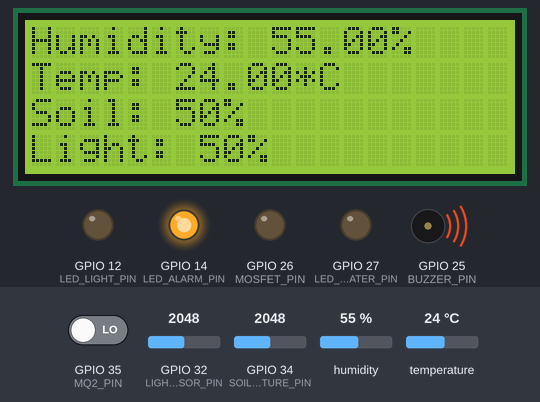
Simulated run of this sketch. Board: ESP32. Parts: 20×4 character LCD, output pins drawn as LEDs (lit = HIGH), buzzer (waves = sounding, pin HIGH). The inputs (shaded band) are chosen by the test bench; at power-on: temperature 24 °C, GPIO 32 (LIGHT_SENSOR_PIN) = 2048, GPIO 34 (SOIL_MOISTURE_PIN) = 2048, GPIO 35 (MQ2_PIN) LOW, humidity 55 %. WiFi joins after 1.5 s; servers stay silent unless stated.

Above: at 3.0 s.
3.1 s: temperature set to 20.9 °C
At 8.3 s:
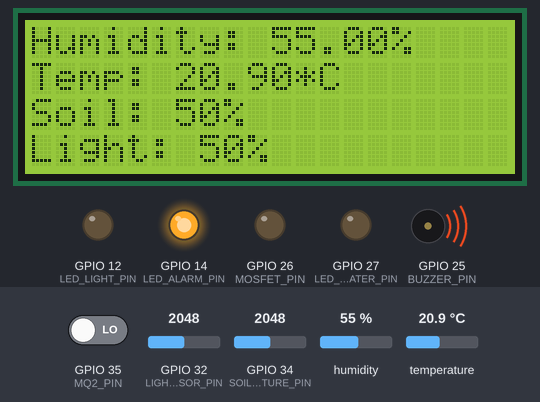
8.7 s: temperature set to 19.2 °C
At 13.1 s:
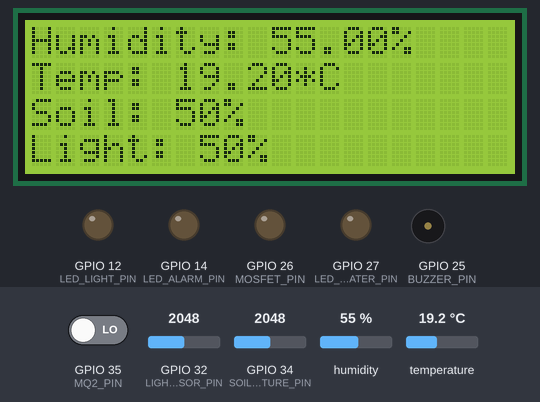
14.3 s: GPIO 32 (LIGHT_SENSOR_PIN) set to 2125
At 17.7 s:
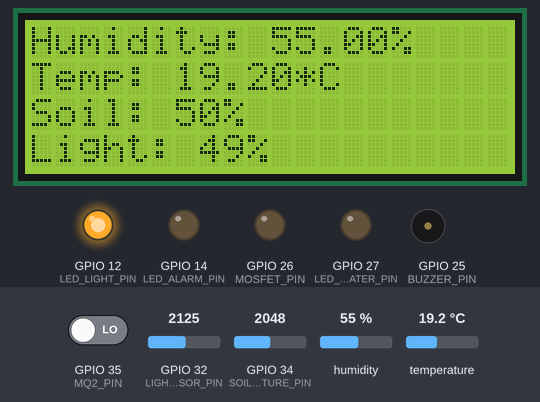
19.9 s: GPIO 34 (SOIL_MOISTURE_PIN) set to 3269
At 22.4 s:
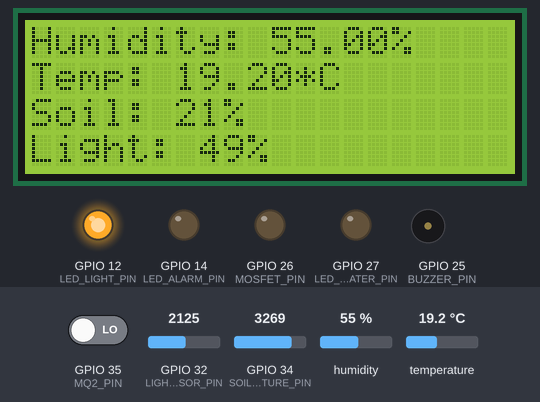
25.5 s: GPIO 34 (SOIL_MOISTURE_PIN) set to 3390
At 28.3 s:
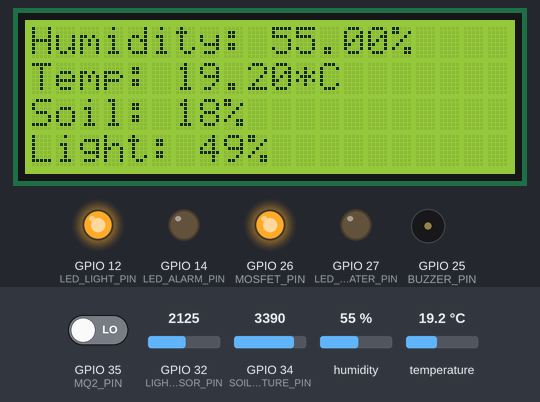
31.1 s: GPIO 32 (LIGHT_SENSOR_PIN) set to 1228
At 33.0 s:
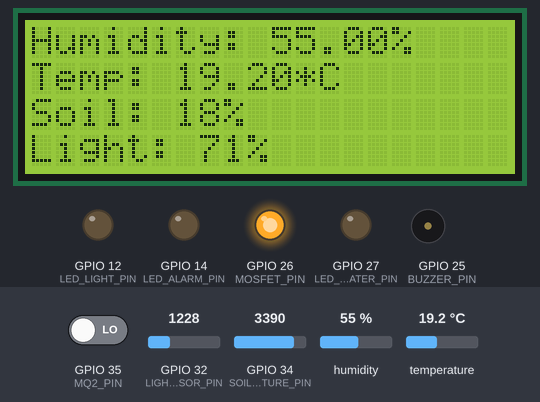
Timing chart, 0 to 34.5 s (numbered marks = the images above; inputs shaded):
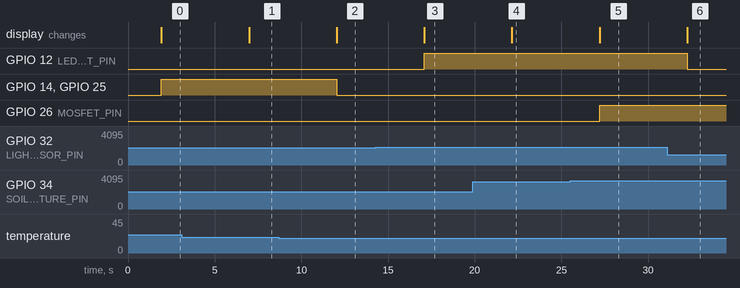

Measured:
- the behaviour switches between 20.1 and 20 °C on temperature (found by bisection; images 1 and 2)
- the behaviour switches between 2088 and 2089 on GPIO 32 (LIGHT_SENSOR_PIN) (found by bisection; images 2 and 3)
- the behaviour switches between 3316 and 3317 on GPIO 34 (SOIL_MOISTURE_PIN) (found by bisection; images 4 and 5)
- after the input at 3.1 s, the display: changes after 3.9 s (image 1)
- after the input at 8.7 s, GPIO 14 (LED_ALARM_PIN), GPIO 25 (BUZZER_PIN): HIGH → LOW after 3.3 s; the display: changes after 3.3 s (image 2)
- after the input at 14.3 s, GPIO 12 (LED_LIGHT_PIN): LOW → HIGH after 2.8 s; the display: changes after 2.8 s (image 3)
- after the input at 19.9 s, the display: changes after 2.3 s (image 4)
- after the input at 25.5 s, GPIO 26 (MOSFET_PIN): LOW → HIGH after 1.7 s; the display: changes after 1.7 s (image 5)
- after the input at 31.1 s, GPIO 12 (LED_LIGHT_PIN): HIGH → LOW after 1.2 s; the display: changes after 1.2 s (image 6)

The sketch:

main.ino
```cpp
#define BLYNK_TEMPLATE_ID "TMPL6E__WXn0g"      // Template ID for Blynk project
#define BLYNK_TEMPLATE_NAME "Project"          // Project name
#define BLYNK_AUTH_TOKEN "JuIyJmviMcMp2BBaANKRVNAds4ka3UAc"  // Blynk authentication token

#include <LiquidCrystal_I2C.h>  // LCD library for displaying data
#include <DHT.h>                // Library for DHT sensor (temperature and humidity)
#include <BlynkSimpleEsp32.h>   // Library for Blynk with ESP32

// Sensor and actuator pin definitions
#define DHTPIN 4
#define DHTTYPE DHT22           // DHT22 temperature/humidity sensor
#define SOIL_MOISTURE_PIN 34    // Soil moisture sensor
#define MQ2_PIN 35              // MQ2 gas sensor
#define LIGHT_SENSOR_PIN 32     // Light sensor
#define BUZZER_PIN 25           // Buzzer for alarms
#define LED_LIGHT_PIN 12        // LED for light indicator
#define LED_ALARM_PIN 14        // LED for alarm indicator
#define LED_HEATER_PIN 27       // LED for heater
#define MOSFET_PIN 26           // MOSFET for motor control

// Threshold values for sensors
const int SOIL_MOISTURE_THRESHOLD = 20;
const int LIGHT_THRESHOLD = 50;
const float TEMPERATURE_THRESHOLD = 18.0;

// Actuator states
bool motorState = false;
bool ledLightState = false;
bool ledHeaterState = false;

// Sensor objects and LCD display
DHT dht(DHTPIN, DHTTYPE);                  // Initialize DHT sensor
LiquidCrystal_I2C lcd(0x27, 20, 4);        // LCD with I2C address 0x27, 20x4 size

// Network credentials
char auth[] = BLYNK_AUTH_TOKEN;
char ssid[] = "Huong's Galaxy A32";        // WiFi SSID
char pass[] = "neny6424";                  // WiFi password

// Blynk virtual pins for remote control and monitoring
const int VIRTUAL_PIN_AIR_DATA = V1;       // Temperature and humidity data
const int VIRTUAL_PIN_SOIL_MOISTURE = V2;  // Soil moisture data
const int VIRTUAL_PIN_MOTOR = V3;          // Motor control
const int VIRTUAL_PIN_LIGHT = V4;          // Light control
const int VIRTUAL_PIN_HEATER = V5;         // Heater control

// Flags for manual control from Blynk app
bool motorControlledByBlynk = false;
bool ledLightControlledByBlynk = false;
bool ledHeaterControlledByBlynk = false;

// Counters for controlling actuation frequency
int motorCounter = 0;
int lightCounter = 0;
int heaterCounter = 0;

void setup() {
  dht.begin();                    // Initialize DHT sensor
  lcd.init();                     // Initialize LCD
  lcd.backlight();                // Turn on LCD backlight
  Serial.begin(115200);           // Start serial communication

  Blynk.begin(auth, ssid, pass);  // Initialize Blynk connection

  setupPins();                    // Set up pin modes
  setupStates();                  // Initialize actuator states
  setupCounters();                // Initialize counters
}

void loop() {
  Blynk.run();                    // Run Blynk to handle server communication
  lcd.clear();                    // Clear LCD display for updates

  // Read sensor values
  int soilMoisture = map(analogRead(SOIL_MOISTURE_PIN), 0, 4095, 100, 0);
  int mq2Value = digitalRead(MQ2_PIN);      // Gas sensor reading
  int lightValue = map(analogRead(LIGHT_SENSOR_PIN), 0, 4095, 100, 0);
  float humidity = dht.readHumidity();      // Humidity reading from DHT
  float temperature = dht.readTemperature();// Temperature reading from DHT

  // Display sensor values on LCD and send to Blynk
  updateLCD(humidity, temperature, soilMoisture, lightValue);
  sendToBlynk(humidity, temperature, soilMoisture);

  // Control actuators based on sensor values
  controlWatering(soilMoisture);        // Water control based on soil moisture
  controlLighting(lightValue);          // Light control based on ambient light
  handleAlarm(mq2Value, temperature);   // Alarm handling for gas or temperature
  controlHeating(temperature);          // Heating control based on temperature

  delay(5000);                          // Delay before next sensor reading
}

void setupPins() {
  // Configure pins for actuators
  pinMode(BUZZER_PIN, OUTPUT);
  pinMode(LED_LIGHT_PIN, OUTPUT);
  pinMode(LED_ALARM_PIN, OUTPUT);
  pinMode(LED_HEATER_PIN, OUTPUT);
  pinMode(MOSFET_PIN, OUTPUT);
}

void setupStates() {
  // Initialize actuator states
  motorState = false;
  ledLightState = false;
  ledHeaterState = false;
}

void setupCounters() {
  // Initialize counters for actuation
  motorCounter = 0;
  lightCounter = 0;
  heaterCounter = 0;
}

void updateLCD(float humidity, float temperature, int soilMoisture, int lightValue) {
  // Display sensor values on LCD
  lcd.setCursor(0, 0);
  lcd.print("Humidity: ");
  lcd.print(humidity);
  lcd.print("%");

  lcd.setCursor(0, 1);
  lcd.print("Temp: ");
  lcd.print(temperature);
  lcd.print("*C");

  lcd.setCursor(0, 2);
  lcd.print("Soil: ");
  lcd.print(soilMoisture);
  lcd.print("%");

  lcd.setCursor(0, 3);
  lcd.print("Light: ");
  lcd.print(lightValue);
  lcd.print("%");
}

void sendToBlynk(float humidity, float temperature, int soilMoisture) {
  // Send sensor data to Blynk server
  String airData = String(humidity) + "% - " + String(temperature) + "*C";
  Blynk.virtualWrite(V0, airData);
  Blynk.virtualWrite(V1, String(soilMoisture) + "%");
}

void controlWatering(int soilMoisture) {
  if (motorCounter % 2 == 0) {  // Actuate every other loop iteration
    if (soilMoisture < SOIL_MOISTURE_THRESHOLD && !motorState) {
      digitalWrite(MOSFET_PIN, HIGH);  // Turn on motor
      motorState = true;
    } else if (soilMoisture >= SOIL_MOISTURE_THRESHOLD && motorState) {
      digitalWrite(MOSFET_PIN, LOW);   // Turn off motor
      motorState = false;
    }
    Blynk.virtualWrite(V2, motorState); // Update Blynk app
  }
}

void controlLighting(int lightValue) {
  if (lightCounter % 2 == 0) {  // Actuate every other loop iteration
    if (lightValue < LIGHT_THRESHOLD && !ledLightState) {
      digitalWrite(LED_LIGHT_PIN, HIGH);  // Turn on light
      ledLightState = true;
    } else if (lightValue >= LIGHT_THRESHOLD && ledLightState) {
      digitalWrite(LED_LIGHT_PIN, LOW);   // Turn off light
      ledLightState = false;
    }
    Blynk.virtualWrite(V3, ledLightState); // Update Blynk app
  }
}

void handleAlarm(int mq2Value, float temperature) {
  // Trigger alarm if gas detected or temperature is too high
  if (mq2Value == HIGH || temperature > 20) {
    digitalWrite(BUZZER_PIN, HIGH);      // Activate buzzer
    digitalWrite(LED_ALARM_PIN, HIGH);   // Activate alarm LED
  } else {
    digitalWrite(BUZZER_PIN, LOW);       // Deactivate buzzer
    digitalWrite(LED_ALARM_PIN, LOW);    // Deactivate alarm LED
  }
}

void controlHeating(float temperature) {
  if (heaterCounter % 2 == 0) {  // Actuate every other loop iteration
    if (temperature < TEMPERATURE_THRESHOLD && !ledHeaterState) {
      digitalWrite(LED_HEATER_PIN, HIGH);  // Turn on heater
      ledHeaterState = true;
    } else if (temperature >= TEMPERATURE_THRESHOLD && ledHeaterState) {
      digitalWrite(LED_HEATER_PIN, LOW);  // Turn off heater
      ledHeaterState = false;
    }
    Blynk.virtualWrite(V4, ledHeaterState); // Update Blynk app
  }
}

// Blynk virtual pin handlers for manual control
BLYNK_WRITE(V2) {
  motorState = param.asInt();
  digitalWrite(MOSFET_PIN, motorState ? HIGH : LOW);
  motorCounter++;
}

BLYNK_WRITE(V3) {
  ledLightState = param.asInt();
  digitalWrite(LED_LIGHT_PIN, ledLightState ? HIGH : LOW);
  lightCounter++;
}

BLYNK_WRITE(V4) {
  ledHeaterState = param.asInt();
  digitalWrite(LED_HEATER_PIN, ledHeaterState ? HIGH : LOW);
  heaterCounter++;
}
```
